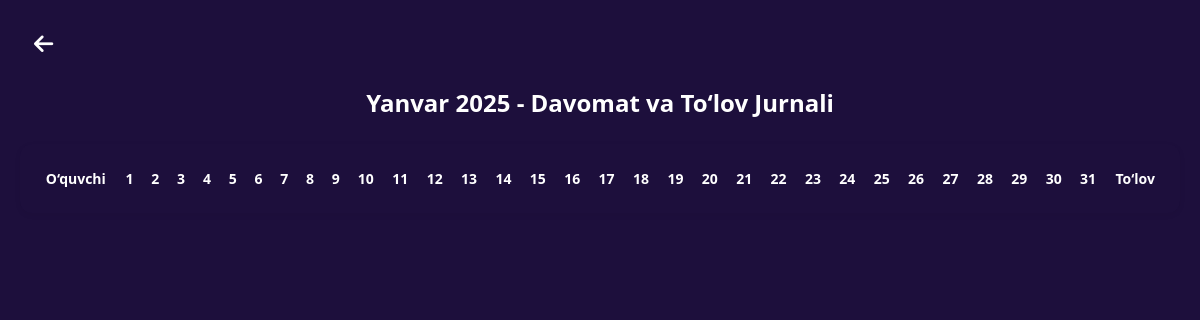
Page /journal/1/2025/1/ on the earlier database version.
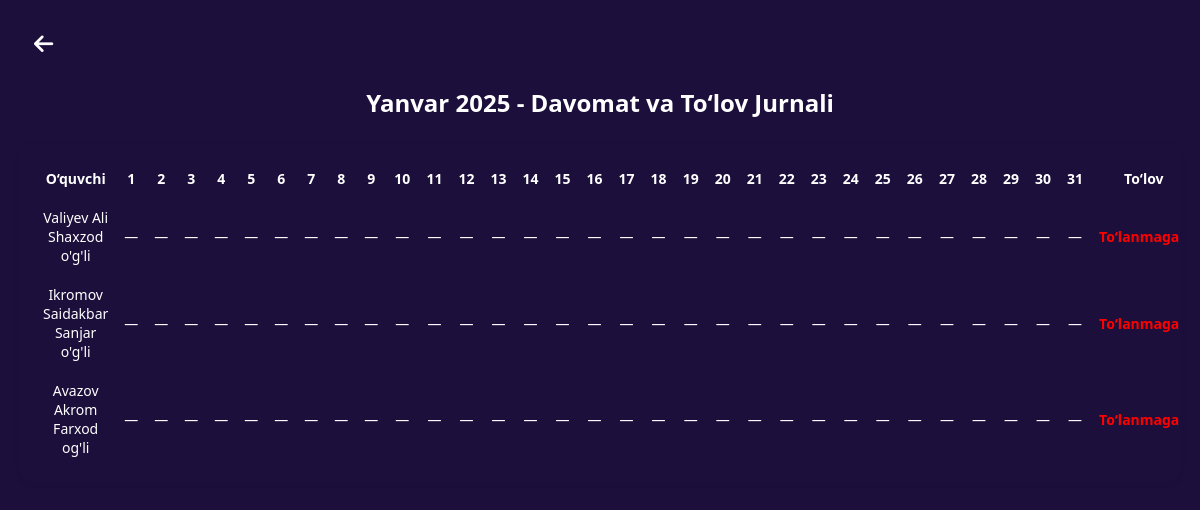
Same page on the later database version.
### main/models.py (models this page shows, shortened)
class ProfileUser(models.Model):
    ROLE_CHOICES = [
        ('teacher', "O'qituvchi"),
        ('student', "Talaba"),
    ]
    user = models.OneToOneField(User, on_delete=models.CASCADE, related_name='profile')
    role = models.CharField(max_length=10, choices=ROLE_CHOICES, default='student')
    full_name = models.CharField(max_length=150, null=True, blank=True)
    address = models.CharField(max_length=150, null=True, blank=True)
    phone_number = models.CharField(max_length=90, null=True, blank=True)
    birth_date = models.CharField(max_length=90, null=True, blank=True)
    description = models.TextField(blank=True, null=True)
    department = models.CharField(max_length=150, null=True, blank=True)
    profile_pic = models.ImageField(upload_to='profile_pics/', blank=True, null=True)
    group = models.ForeignKey('add_course_model', on_delete=models.SET_NULL, null=True, blank=True)
    is_approved = models.BooleanField(default=False)

### main/views.py (the view)
# urls.py: path('journal/<int:course_id>/<int:year>/<int:month>/', attendance_journal, name='attendance_journal'),
def attendance_journal(request, course_id, year, month):
    course = get_object_or_404(add_course_model, id=course_id)
    students = ProfileUser.objects.filter(role='student', group=course, is_approved=True)
    days_in_month = monthrange(year, month)[1]
    start_date = date(year, month, 1)
    end_date = date(year, month, days_in_month)
    date_list = [
        (date(year, month, day), date(year, month, day).isoformat())
        for day in range(1, days_in_month + 1)
    ]
    attendance_records = Attendance.objects.filter(
        course=course,
        date__range=(start_date, end_date)
    )
    attendance_dict = {
        f"{record.student_id}_{record.date.isoformat()}": record.status
        for record in attendance_records
    }
    month_str = f"{get_month_name(month)} {year}"
    payment_records = Payment.objects.filter(course=course, month=month_str)
    payment_dict = {
        record.student_id: record.is_paid for record in payment_records
    }
    context = {
        "course": course,
        "students": students,
        "date_list": date_list,
        "year": year,
        "month": month,
        "month_name": get_month_name(month),
        "attendance": attendance_dict,
        "payments": payment_dict,
    }
    return render(request, "management/attendance_journal.html", context)

### main/context_processors.py (called while the page is built)
def unread_notifications_count(request):
    if request.user.is_authenticated:
        count = Notification.objects.filter(user=request.user, is_read=False).count()
        return {'unread_notifications_count': count}
    return {}

### main/templatetags/custom_tags.py (called while the page is built)
@register.filter
def get_item(dictionary, key):
    return dictionary.get(key)

### main/views.py (called while the page is built)
def get_month_name(month):
    names = [
        "", "Yanvar", "Fevral", "Mart", "Aprel", "May", "Iyun",
        "Iyul", "Avgust", "Sentabr", "Oktabr", "Noyabr", "Dekabr"
    ]
    return names[month]

### templates/management/attendance_journal.html (shortened to what this page needs)
{% load custom_tags %}
<!DOCTYPE html>
<html lang="uz">
<link rel="stylesheet" href="https://cdnjs.cloudflare.com/ajax/libs/font-awesome/6.5.0/css/all.min.css">
<head>
</head>
<body>
  <a href="javascript:history.back()" class="back-button">
    <i class="fas fa-arrow-left"></i>
  </a>
<h2>{{ month_name }} {{ year }} - Davomat va To‘lov Jurnali</h2>
<div class="table-container">
  <table>
    <thead>
      <tr>
        <th>O‘quvchi</th>
        {% for day_obj, day_str in date_list %}
          <th>{{ day_obj.day }}</th>
        {% endfor %}
        <th>To‘lov</th>
      </tr>
    </thead>
    <tbody>
      {% for student in students %}
        <tr>
          <td>{{ student.full_name }}</td>
          {% for day_obj, day_str in date_list %}
            {% with key=student.id|stringformat:"s"|add:"_"|add:day_str %}
              {% if attendance|get_item:key %}
                <td>✔</td>
              {% else %}
                <td>—</td>
              {% endif %}
            {% endwith %}
          {% endfor %}
          {% if payments|get_item:student.id %}
            <td class="paid">To‘langan</td>
          {% else %}
            <td class="unpaid">To‘lanmagan</td>
          {% endif %}
        </tr>
      {% endfor %}
    </tbody>
  </table>
</div>
</body>
</html>

Differences in the rows shown:
added ProfileUser: full_name "Valiyev Ali Shaxzod o'g'li", shows "To‘lanmagan"
added ProfileUser: full_name "Ikromov Saidakbar Sanjar o'g'li", shows "To‘lanmagan"
added ProfileUser: full_name "Avazov Akrom Farxod og'li", shows "To‘lanmagan"
